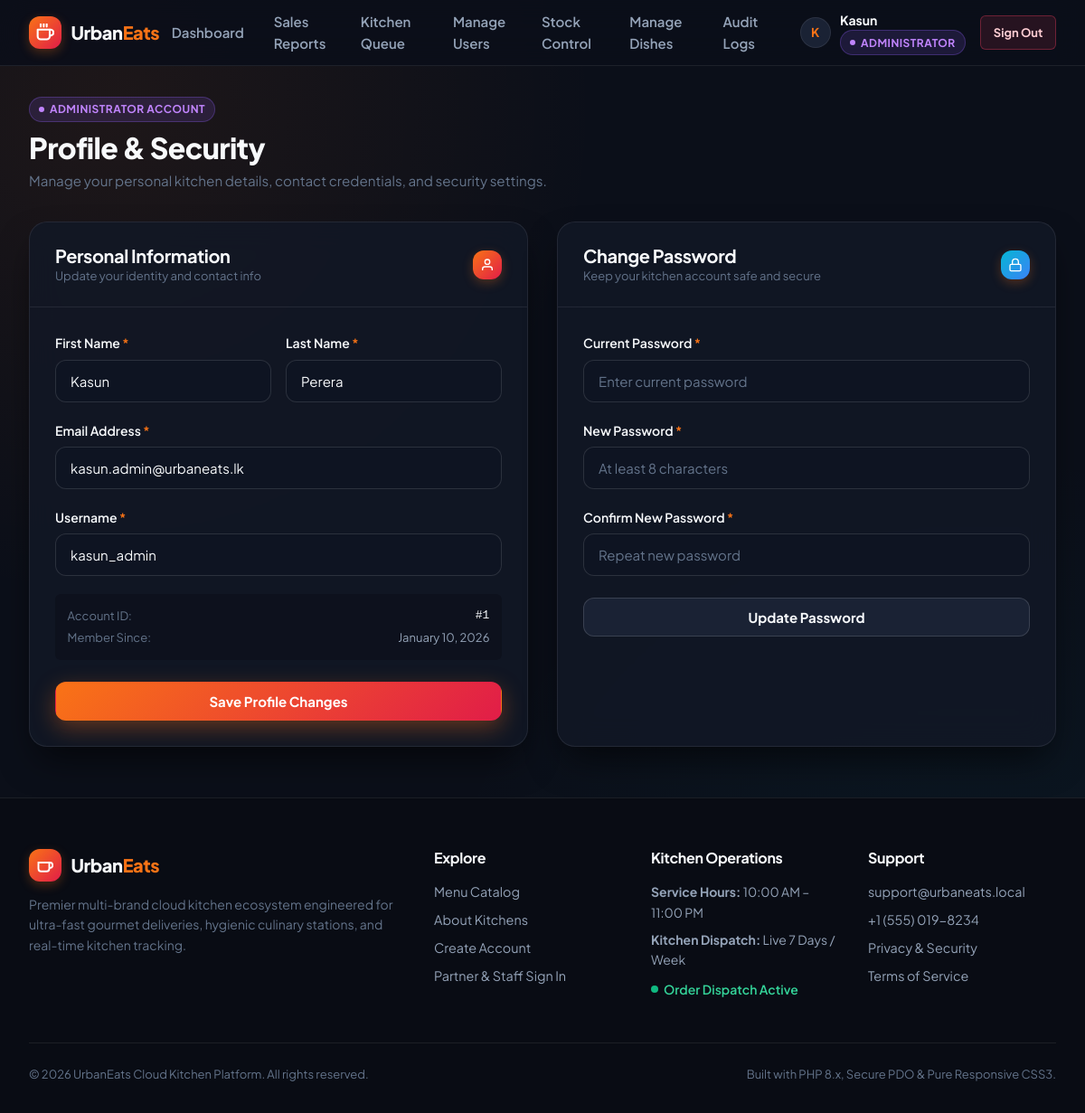
/public/profile.php (signed in), run on the app's committed database.
### tables this page shows
CREATE TABLE users (
    user_id INT AUTO_INCREMENT PRIMARY KEY,
    first_name VARCHAR(100) NOT NULL,
    last_name VARCHAR(100) NOT NULL,
    email VARCHAR(150) NOT NULL UNIQUE,
    username VARCHAR(50) NOT NULL UNIQUE,
    password_hash VARCHAR(255) NOT NULL,
    role_id INT NOT NULL,
    is_active TINYINT(1) DEFAULT 1,
    created_at TIMESTAMP DEFAULT CURRENT_TIMESTAMP,
    FOREIGN KEY (role_id) REFERENCES roles(role_id) ON DELETE RESTRICT ON UPDATE CASCADE,
    INDEX idx_users_role (role_id),
    INDEX idx_users_email (email),
    INDEX idx_users_username (username)
);

### public/profile.php (the view, shortened to what this page needs)
<?php
require_once __DIR__ . '/../config/db.php';
$userId = (int)$_SESSION['user_id'];
try {
    $stmt = $pdo->prepare('
        SELECT u.user_id, u.first_name, u.last_name, u.email, u.username,
               u.password_hash, u.role_id, u.created_at, r.role_name
        FROM users u
        JOIN roles r ON u.role_id = r.role_id
        WHERE u.user_id = :user_id
        LIMIT 1
    ');
    $stmt->execute([':user_id' => $userId]);
    $currentUser = $stmt->fetch(PDO::FETCH_ASSOC);
} catch (PDOException $e) {
    error_log('Failed to fetch user profile: ' . $e->getMessage());
    die('An unexpected error occurred while loading your profile.');
}
require_once __DIR__ . '/../includes/header.php';
?>
<div class="container">
    <div style="margin-bottom: 2rem;">
        <span class="role-badge <?= htmlspecialchars($roleBadgeClass, ENT_QUOTES, 'UTF-8'); ?>" style="margin-bottom: 0.5rem;">
            <?= htmlspecialchars($userRole, ENT_QUOTES, 'UTF-8'); ?> Account
        </span>
        <h1 style="font-size: 2rem; font-weight: 800; margin-bottom: 0.35rem;">Profile &amp; Security</h1>
        <p style="color: var(--text-muted); font-size: 0.95rem;">
            Manage your personal kitchen details, contact credentials, and security settings.
        </p>
    </div>
    <div class="grid grid-2" style="gap: 2rem;">
        <div class="card glass-panel">
            <div class="card-header">
                <div>
                    <h2 style="font-size: 1.25rem;">Personal Information</h2>
                    <p style="font-size: 0.8125rem; color: var(--text-muted); margin: 0;">Update your identity and contact info</p>
                </div>
                <div class="brand-icon" style="width: 32px; height: 32px; font-size: 0.85rem;">
                    <svg width="16" height="16" viewBox="0 0 24 24" fill="none" stroke="currentColor" stroke-width="2">
                        <path d="M20 21v-2a4 4 0 0 0-4-4H8a4 4 0 0 0-4 4v2"></path>
                        <circle cx="12" cy="7" r="4"></circle>
                    </svg>
                </div>
            </div>
            <div class="card-body">
                <form action="profile.php" method="POST" novalidate id="profileForm">
                    <div style="display: grid; grid-template-columns: 1fr 1fr; gap: 1rem;">
                        <div class="form-group">
                            <label for="first_name" class="form-label">First Name <span class="required">*</span></label>
                            <input
                                type="text"
                                id="first_name"
                                name="first_name"
                                class="form-control"
                                value="<?= htmlspecialchars((string)$currentUser['first_name'], ENT_QUOTES, 'UTF-8'); ?>"
                                required
                            >
                        </div>
                        <div class="form-group">
                            <label for="last_name" class="form-label">Last Name <span class="required">*</span></label>
                            <input
                                type="text"
                                id="last_name"
                                name="last_name"
                                class="form-control"
                                value="<?= htmlspecialchars((string)$currentUser['last_name'], ENT_QUOTES, 'UTF-8'); ?>"
                                required
                            >
                        </div>
                    </div>
                    <div class="form-group">
                        <label for="email" class="form-label">Email Address <span class="required">*</span></label>
                        <input
                            type="email"
                            id="email"
                            name="email"
                            class="form-control"
                            value="<?= htmlspecialchars((string)$currentUser['email'], ENT_QUOTES, 'UTF-8'); ?>"
                            required
                        >
                    </div>
                    <div class="form-group">
                        <label for="username" class="form-label">Username <span class="required">*</span></label>
                        <input
                            type="text"
                            id="username"
                            name="username"
                            class="form-control"
                            value="<?= htmlspecialchars((string)$currentUser['username'], ENT_QUOTES, 'UTF-8'); ?>"
                            required
                        >
                    </div>
                    <div style="background: rgba(0,0,0,0.2); border-radius: var(--radius-sm); padding: 0.85rem; margin-bottom: 1.5rem; font-size: 0.8125rem;">
                        <div style="display: flex; justify-content: space-between; margin-bottom: 0.25rem;">
                            <span style="color: var(--text-muted);">Account ID:</span>
                            <span style="color: var(--text-primary); font-family: monospace;">#<?= (int)$currentUser['user_id']; ?></span>
                        </div>
                        <div style="display: flex; justify-content: space-between;">
                            <span style="color: var(--text-muted);">Member Since:</span>
                            <span style="color: var(--text-secondary);"><?= date('F j, Y', strtotime((string)$currentUser['created_at'])); ?></span>
                        </div>
                    </div>
                    <button type="submit" class="btn btn-primary" style="width: 100%;">
                        Save Profile Changes
                    </button>
                </form>
            </div>
        </div>
        <div class="card glass-panel">
            <div class="card-header">
                <div>
                    <h2 style="font-size: 1.25rem;">Change Password</h2>
                    <p style="font-size: 0.8125rem; color: var(--text-muted); margin: 0;">Keep your kitchen account safe and secure</p>
                </div>
                <div class="brand-icon" style="width: 32px; height: 32px; background: linear-gradient(135deg, #06b6d4, #3b82f6);">
                    <svg width="16" height="16" viewBox="0 0 24 24" fill="none" stroke="currentColor" stroke-width="2">
                        <rect x="3" y="11" width="18" height="11" rx="2" ry="2"></rect>
                        <path d="M7 11V7a5 5 0 0 1 10 0v4"></path>
                    </svg>
                </div>
            </div>
            <div class="card-body">
                <form action="profile.php" method="POST" novalidate id="passwordForm">
                    <div class="form-group">
                        <label for="current_password" class="form-label">Current Password <span class="required">*</span></label>
                        <div class="input-icon-wrap">
                            <input
                                type="password"
                                id="current_password"
                                name="current_password"
                                class="form-control"
                                placeholder="Enter current password"
                                required
                            >
                        </div>
                    </div>
                    <div class="form-group">
                        <label for="new_password" class="form-label">New Password <span class="required">*</span></label>
                        <input
                            type="password"
                            id="new_password"
                            name="new_password"
                            class="form-control"
                            placeholder="At least 8 characters"
                            minlength="8"
                            required
                        >
                    </div>
                    <div class="form-group">
                        <label for="new_password_confirm" class="form-label">Confirm New Password <span class="required">*</span></label>
                        <input
                            type="password"
                            id="new_password_confirm"
                            name="new_password_confirm"
                            class="form-control"
                            placeholder="Repeat new password"
                            required
                        >
                    </div>
                    <div style="margin-top: 1.5rem;">
                        <button type="submit" class="btn btn-secondary" style="width: 100%;">
                            Update Password
                        </button>
                    </div>
                </form>
            </div>
        </div>
    </div>
</div>
<?php
require_once __DIR__ . '/../includes/footer.php';
?>

### data on the page
users: first_name "Kasun", last_name "Perera", email "kasun.admin@urbaneats.lk", username "kasun_admin", user_id "1", created_at "January 10, 2026"

### other printed values
$item['label'] "Dashboard"
$item['label'] "Sales Reports"
$item['label'] "Kitchen Queue"
$item['label'] "Manage Users"
$item['label'] "Stock Control"
$item['label'] "Manage Dishes"
$item['label'] "Audit Logs"
substr((string)$userName, 0, 1) "K"
$userName "Kasun"
$userRole "ADMINISTRATOR"
